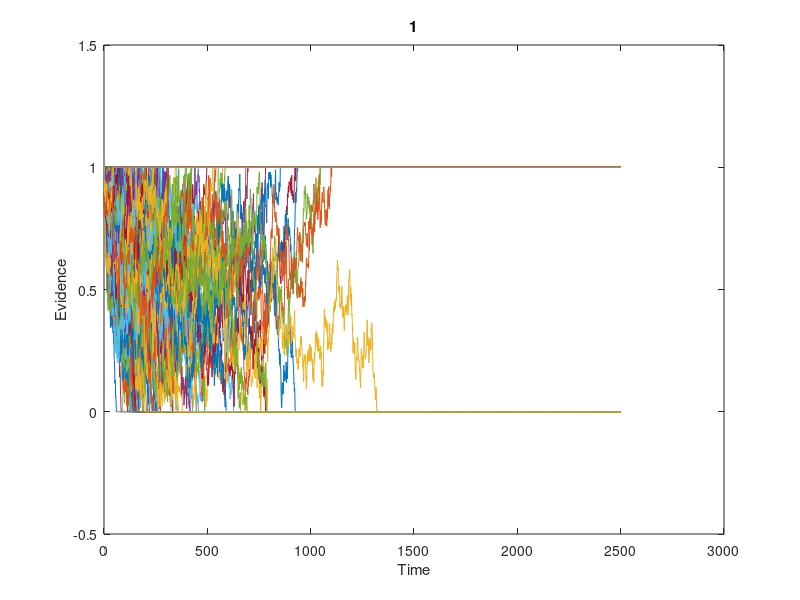
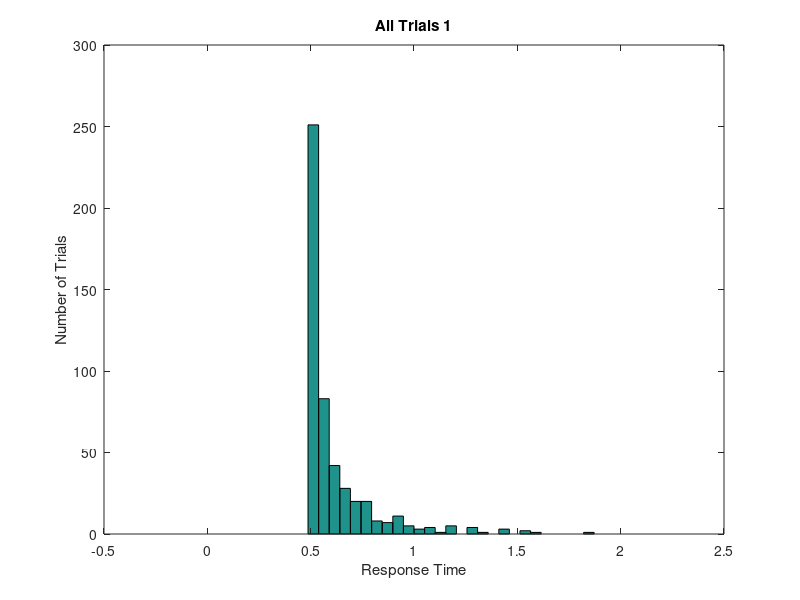

Here is the MATLAB script that generated these plots, in order: (Note: this script raises an error after producing the figures.)
clear; close all; clc;

%fix step size
dt = 0.001;
%parameter 
ntrials = 500; %NUMBER OF RUNS
ndt = 0.5; %NON-DECISION TIME
sd = 1;   %THIS IS VARIABILITY WITHIN THE WALK.  KEEP FIXED AT 1. 
nsteps = 2500; %MAX LENGTH OF WALK.  INCREASE TILL WARNING GOES AWAY
criterion = 1; %CORRECT BOUNDARY LOCATION, INCORRECT IS ZERO 
beta = 0.9; % NORMALIZED BIAS
bias = beta*criterion; %ACTUAL BIAS
%set random number seed 
rng(19680104);
%OUTPUT VARIABLES
sample = zeros(1,nsteps+1);   %This is a single random draw from normal distribution
path = zeros(ntrials,nsteps+1); %This is all the random walks
rt = zeros(ntrials,1);  %These are the rts across trials 
correct = zeros(ntrials,1); %This is accuracy data. ZERO IS WRONG, ONE IS RIGHT
%LOOP OVER ntrials.  
for j = 1:ntrials
    goodpath = 0;
    while goodpath == 0
        drawn_mu = unifrnd(0.2,0.3,[1,1]);
        draw = normrnd(drawn_mu*dt,sd*sqrt(dt),[1,nsteps]);  %DRAW A WALK
        sample(1) = bias; %START AT BIAS
        sample(2:nsteps+1) = draw; 
        walk = cumsum(sample); %SUM THE WALK.   
        crossbnd = find((walk > criterion) |(walk < 0)); %TEST BOTH BOUNDARIES  
        if ~isempty(crossbnd) %TEST IF IT CROSSED ONE OF THE BOUNDARIES AT LEAST
            goodpath = 1; %WALK IS GOOD, SET TO 1 TO EXIT WHILE LOOP
            path(j,:) = walk; %SAVE THE WALK
        else
            display('Bad Walk') %NOTIFY BAD WALK AND DRAW AGAIN LOWER
        end;
    end;
    rt(j) = crossbnd(1);  %RT IS FIRST CROSSING
    if path(j,rt(j)) > criterion  %TEST IF CORRECT
        path(j,rt(j):end) = criterion; %SET THE REST OF WALK TO BOUNDARY
        correct(j) = 1; %INDICATE CORRECT TRIAL
    else %TRIALIS INCORRECT
        path(j,rt(j):end) = 0; %SET THE REST OF WALK TO ZERO. 
    end; 
    %Add Non-decision time
    rt(j) = rt(j) + ndt/dt;	
end

%compute accuracy
accuracy = mean(correct);  %COMPUTER FRACTION CORRECT
%convert rt to milliseconds
rt = rt*dt;
%plot all the random walks. 
figure
plot(path');
xlabel('Time')
ylabel('Evidence')
title('1')
set(gca,'YLim',[-0.5 criterion+0.5])
%Make a histogram of all random walks. 
figure  
bins = linspace(0,2,40);  
hist(rt,bins);
xlabel('Response Time')
ylabel('Number of Trials')
title('All Trials 1')
%Make a histogram separating correct from incorrect 
errorrt = rt(find(correct == 0));  % THIS IS JUST THE INCORRECT TRIALS
correctrt = rt(find(correct == 1)); %THIS IS JUST THE CORRECT TRIALS
figure
[n1,x] = hist(errorrt, bins); 
[n2,x] = hist(correctrt, bins);
h = bar(x,[n1; n2]);
legend('Error', 'Correct');

xlabel('Response Time')
ylabel('Number of Trials')
avg_time = mean(errorrt)
title('Correct vs Error Trials 1' + avg_time)


%OUTPUT VARIABLES
sample = zeros(1,nsteps+1);   %This is a single random draw from normal distribution
path = zeros(ntrials,nsteps+1); %This is all the random walks
rt = zeros(ntrials,1);  %These are the rts across trials 
correct = zeros(ntrials,1); %This is accuracy data. ZERO IS WRONG, ONE IS RIGHT
%LOOP OVER ntrials.  
for j = 1:ntrials
    goodpath = 0;
    while goodpath == 0
        drawn_mu = unifrnd(1.5,1.6,[1,1]);
        draw = normrnd(drawn_mu*dt,sd*sqrt(dt),[1,nsteps]);  %DRAW A WALK
        sample(1) = bias; %START AT BIAS
        sample(2:nsteps+1) = draw; 
        walk = cumsum(sample); %SUM THE WALK.   
        crossbnd = find((walk > criterion) |(walk < 0)); %TEST BOTH BOUNDARIES  
        if ~isempty(crossbnd) %TEST IF IT CROSSED ONE OF THE BOUNDARIES AT LEAST
            goodpath = 1; %WALK IS GOOD, SET TO 1 TO EXIT WHILE LOOP
            path(j,:) = walk; %SAVE THE WALK
        else
            display('Bad Walk') %NOTIFY BAD WALK AND DRAW AGAIN LOWER
        end;
    end;
    rt(j) = crossbnd(1);  %RT IS FIRST CROSSING
    if path(j,rt(j)) > criterion  %TEST IF CORRECT
        path(j,rt(j):end) = criterion; %SET THE REST OF WALK TO BOUNDARY
        correct(j) = 1; %INDICATE CORRECT TRIAL
    else %TRIALIS INCORRECT
        path(j,rt(j):end) = 0; %SET THE REST OF WALK TO ZERO. 
    end; 
    %Add Non-decision time
    rt(j) = rt(j) + ndt/dt;	
end

%compute accuracy
accuracy = mean(correct);  %COMPUTER FRACTION CORRECT
%convert rt to milliseconds
rt = rt*dt;
%plot all the random walks. 
figure
plot(path');
xlabel('Time')
ylabel('Evidence')
title('2')
set(gca,'YLim',[-0.5 criterion+0.5])
%Make a histogram of all random walks. 
figure  
bins = linspace(0,2,40);  
hist(rt,bins);
xlabel('Response Time')
ylabel('Number of Trials')
title('All Trials 2')
%Make a histogram separating correct from incorrect 
errorrt = rt(find(correct == 0));  % THIS IS JUST THE INCORRECT TRIALS
correctrt = rt(find(correct == 1)); %THIS IS JUST THE CORRECT TRIALS
figure
[n1,x] = hist(errorrt, bins); 
[n2,x] = hist(correctrt, bins);
h = bar(x,[n1; n2]);
legend('Error', 'Correct');

xlabel('Response Time')
ylabel('Number of Trials')
title('Correct vs Error Trials 2')
